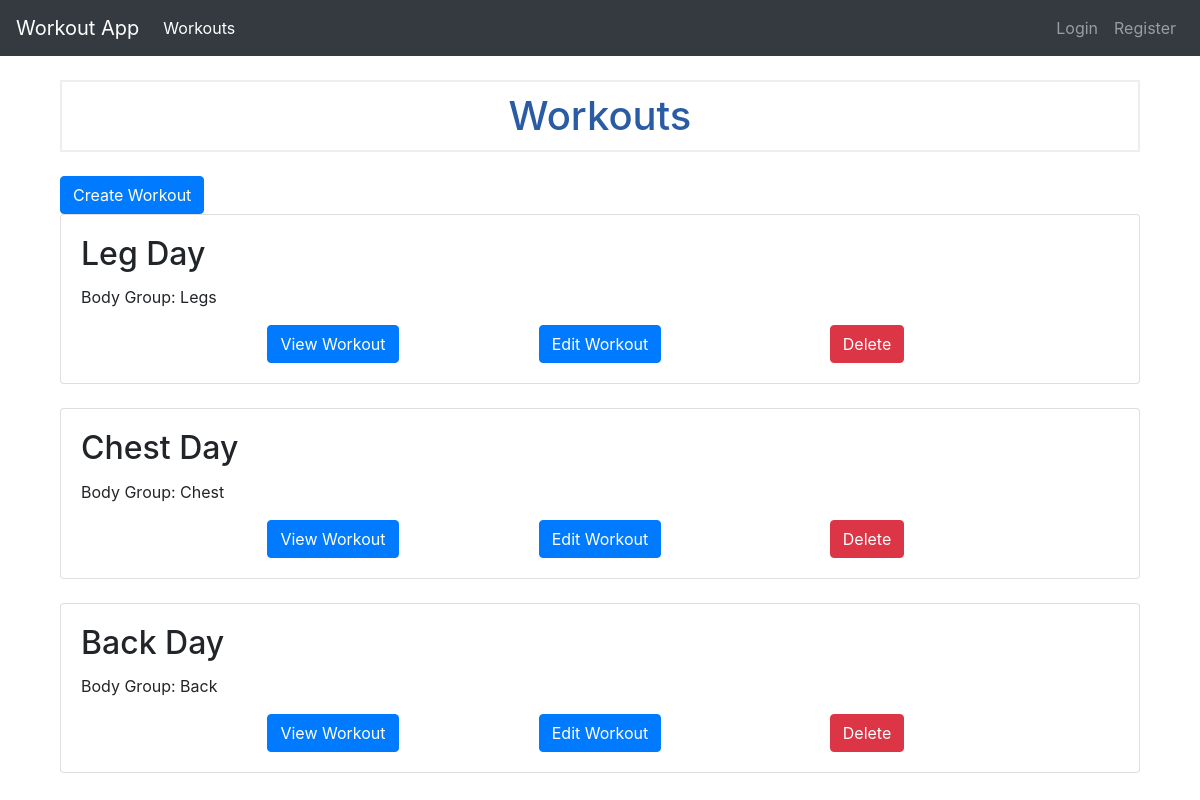
Before: / with the older database file.
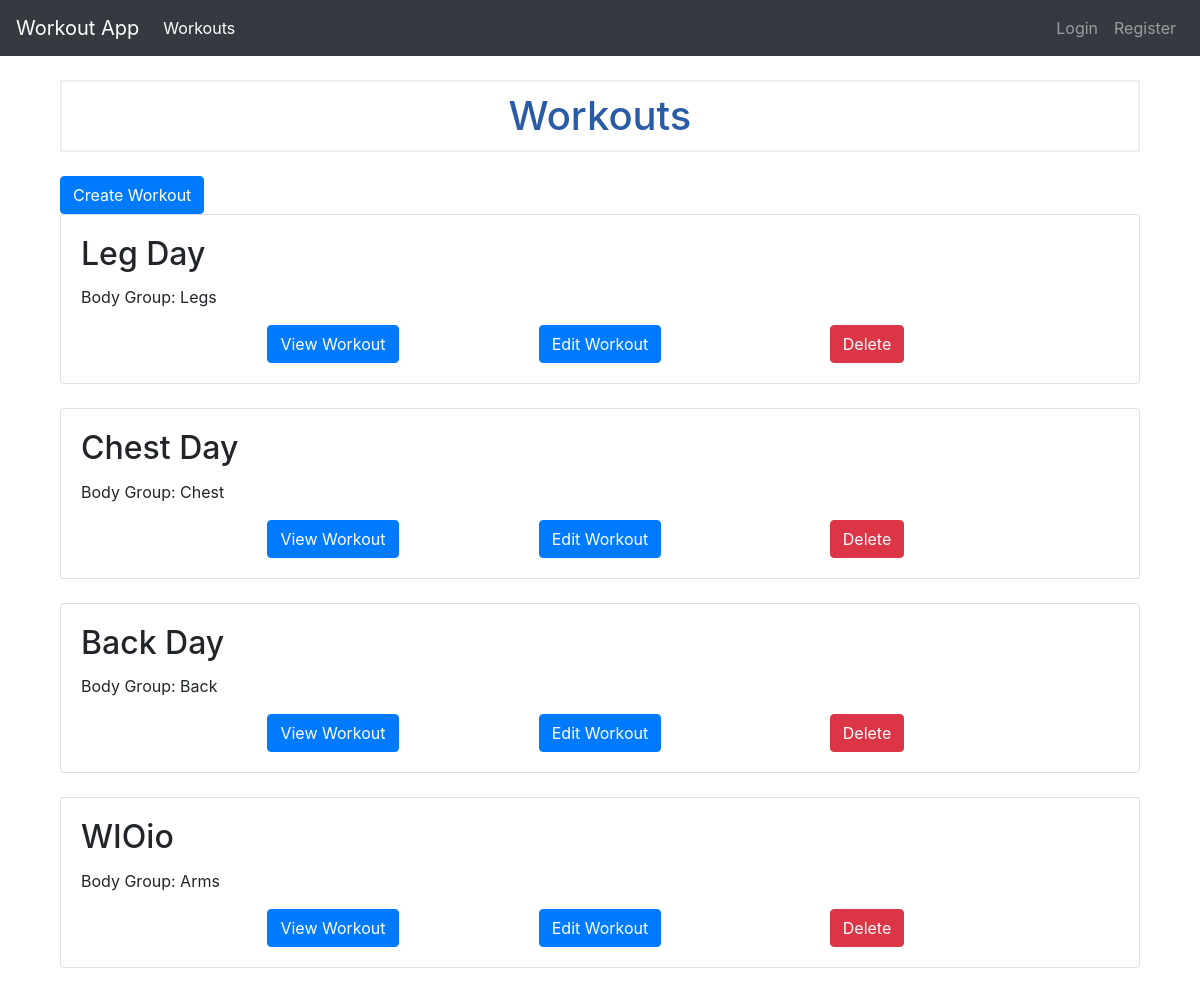
After: the same page with the newer database file.
### tables this page shows
CREATE TABLE workout (
                workout_id INTEGER PRIMARY KEY AUTOINCREMENT,
                workout_name TEXT NOT NULL,
                body_group TEXT NOT NULL,
                email TEXT,
                FOREIGN KEY (email) REFERENCES users(email)
             );

### app.py (the view)
@app.route("/")
def index():
    try:
        email = session["email"]
        c.execute("SELECT * FROM workout WHERE email = ?", (email,))
    except:
        c.execute("SELECT * FROM workout")
    workouts = c.fetchall()
    return render_template("index.html", workouts=workouts)

### templates/index.html (shortened to what this page needs)
{% extends "base.html" %} {% block content %}
<div class="container">
    <h1 class="my-4">Workouts</h1>
    <a href="{{ url_for('create_workout') }}" class="btn btn-primary">Create Workout</a> {% for workout in workouts %}
    <div class="card mb-4">
        <div class="card-body">
            <h2 class="card-title">{{ workout['workout_name'] }}</h2>
            <p class="card-text">Body Group: {{ workout['body_group'] }}</p>
            <div class="row justify-content-center">
                <div class="col-md-3 text-center">
                    <a href="{{ url_for('view_workout', workout_id=workout['workout_id']) }}" class="btn btn-primary">View Workout</a>
                </div>
                <div class="col-md-3 text-center">
                    <a href="{{ url_for('edit_workout', workout_id=workout['workout_id']) }}" class="btn btn-primary">Edit Workout</a>
                </div>
                <div class="col-md-3 text-center">
                    <form action="{{ url_for('delete_workout', workout_id=workout.workout_id) }}" method="POST">
                        <button type="submit" class="btn btn-danger" onclick="return confirm('Are you sure you want to delete this workout?')">Delete</button>
                    </form>
                </div>
            </div>
        </div>
    </div>
    {% endfor %}
</div>
{% endblock %}

Changed rows visible on the page:
added workout: workout_name "WIOio", body_group "Arms"
